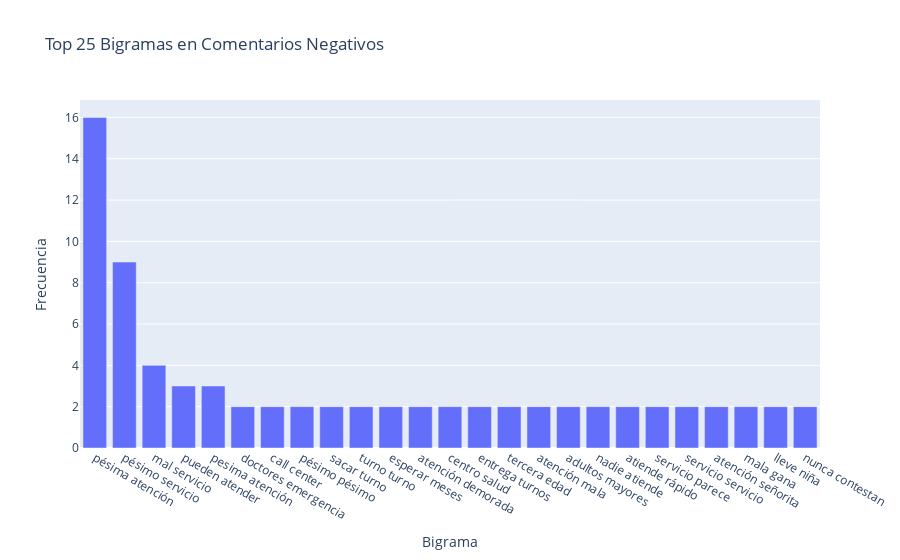

The code cell stored with this chart in its notebook:
### Code cell
import plotly.express as px
from nltk import FreqDist
from nltk.corpus import stopwords
from nltk.tokenize import word_tokenize
from nltk.util import ngrams
import nltk

# Descargar recursos necesarios de nltk
nltk.download('punkt')
nltk.download('stopwords')

# Cargar el dataset
file_path = 'datosBalanceadosFin.csv'  # Cambia esta ruta si el archivo está en otro lugar
datos = pd.read_csv(file_path)

# Filtrar los comentarios negativos
comentarios_negativos = datos[datos['Sentimiento'] == 'negativo']['Comentarios']

# Definir stopwords en español
stop_words = set(stopwords.words('spanish'))
custom_stopwords = {"para", "por", "una", "con", "y", "de", "en", "que", 
                  "si","el", "la","mi", "muy","los", "las", "un", "es", 
                  "lo","le", "al", "se", "del", "hay", "solo","son"}
stop_words.update(custom_stopwords)

# Tokenizar y limpiar comentarios
all_tokens = []
for comentario in comentarios_negativos:
    tokens = word_tokenize(comentario.lower())
    tokens = [word for word in tokens if word.isalpha() and word not in stop_words]
    all_tokens.extend(tokens)

# Crear bigramas
bigrams = list(ngrams(all_tokens, 2))

# Calcular frecuencia de bigramas
bigram_freq = FreqDist(bigrams)

# Seleccionar los 20 bigramas más comunes
common_bigrams = bigram_freq.most_common(25)

# Preparar datos para el gráfico
bigram_labels = [' '.join(bigram) for bigram, freq in common_bigrams]
frequencies = [freq for bigram, freq in common_bigrams]

# Crear un DataFrame con los datos de los bigramas
df_bigrams = pd.DataFrame({'Bigram': bigram_labels, 'Frequency': frequencies})

# Crear el gráfico de barras
fig = px.bar(df_bigrams, x='Bigram', y='Frequency',
             labels={'Bigram': 'Bigrama', 'Frequency': 'Frecuencia'},
             title='Top 25 Bigramas en Comentarios Negativos')

# Mostrar el gráfico
fig.show()

### Figure 1 — Plotly figure (JSON) as saved in the notebook; plotly's stock layout.template omitted (floating-point values rounded to 4 significant figures)
{"data": [{"alignmentgroup": "True", "hovertemplate": "Bigrama=%{x}<br>Frecuencia=%{y}<extra></extra>", "legendgroup": "", "marker": {"color": "#636efa", "pattern": {"shape": ""}}, "name": "", "offsetgroup": "", "orientation": "v", "showlegend": false, "textposition": "auto", "type": "bar", "x": ["pésima atención", "pésimo servicio", "mal servicio", "pueden atender", "pesima atención", "doctores emergencia", "call center", "pésimo pésimo", "sacar turno", "turno turno", "esperar meses", "atención demorada", "centro salud", "entrega turnos", "tercera edad", "atención mala", "adultos mayores", "nadie atiende", "atiende rápido", "servicio parece", "servicio servicio", "atención señorita", "mala gana", "lleve niña", "nunca contestan"], "xaxis": "x", "y": [16, 9, 4, 3, 3, 2, 2, 2, 2, 2, 2, 2, 2, 2, 2, 2, 2, 2, 2, 2, 2, 2, 2, 2, 2], "yaxis": "y"}], "layout": {"autosize": true, "barmode": "relative", "legend": {"tracegroupgap": 0}, "title": {"text": "Top 25 Bigramas en Comentarios Negativos"}, "xaxis": {"anchor": "y", "autorange": true, "domain": [0, 1], "range": [-0.5, 24.5], "title": {"text": "Bigrama"}, "type": "category"}, "yaxis": {"anchor": "x", "autorange": true, "domain": [0, 1], "range": [0, 16.84], "title": {"text": "Frecuencia"}, "type": "linear"}}}
